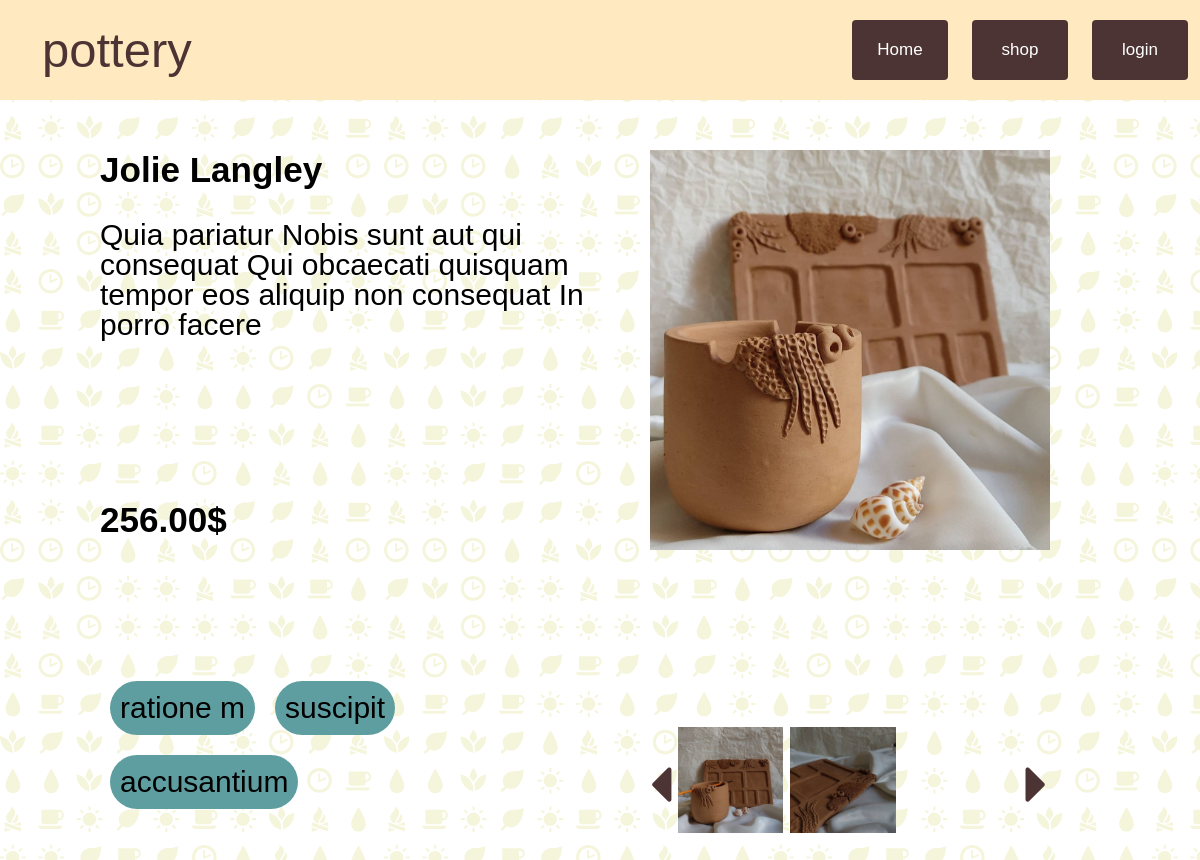
Page /shop/view_product/5 on the committed database.
### shop/models.py (models this page shows)
class Products(models.Model):
    product_id = models.AutoField(primary_key=True)
    name = models.CharField(max_length=35, null=False, unique=True)
    description = models.CharField(max_length=255)
    price = models.DecimalField(max_digits=10, decimal_places=2, default=0.)
    main_image = models.FileField(upload_to='shop/images')
    created_on = models.DateTimeField(blank=True, default=datetime.now)
    class Meta:
        db_table = 'Products'

class ProductsCategory(models.Model):
    productscategory_id = models.AutoField(primary_key=True)
    category = models.ForeignKey(to=Category, on_delete=models.CASCADE)
    product = models.ForeignKey(to=Products, on_delete=models.CASCADE)
    created_on = models.DateTimeField(blank=True, default=datetime.now)
    class Meta:
        db_table = 'ProductsCategory'

class Category(models.Model):
    category_id = models.AutoField(primary_key=True)
    category = models.CharField(max_length=20, null=True, blank=True)
    created_on = models.DateTimeField(blank=True, default=datetime.now)
    class Meta:
        db_table = 'Category'

class Pictures(models.Model):
    picture_id = models.AutoField(primary_key=True)
    image = models.FileField(upload_to='shop/images')
    product = models.ForeignKey(to=Products, on_delete=models.CASCADE)
    created_on = models.DateTimeField(blank=True, default=datetime.now)
    class Meta:
        db_table = 'Pictures'

### shop/views.py (the view)
# urls.py: path('view_product/<int:product_id>', view_product, name='view_product')
def view_product(request, product_id):
    product = Products.objects.get(product_id=product_id)
    try:
        if request.user.is_authenticated:
            users_orders_num = UserProduct_Cart.objects.get(product=product, user=request.user, stat="in_cart")
        else:
            users_orders_num = 0
    except UserProduct_Cart.DoesNotExist:
        users_orders_num = 0
    images = Pictures.objects.filter(product=product)
    category = ProductsCategory.objects.filter(product=product)
    num_of_all_orders = 0
    if request.user.is_authenticated:
        users_orders = UserProduct_Cart.objects.filter(user=request.user, stat="in_cart")
        num_of_all_orders = len(users_orders)
    data = {
        'product': product,
        'category': category,
        'images': images,
        "users_orders_num": users_orders_num,
        "num_of_all_orders": num_of_all_orders,
    }
    return render(request, 'view_product.html', data)

### templates/view_product.html (shortened to what this page needs)
{% extends 'base.html' %}
{% load static %}
{% block head_css %}
<link rel="stylesheet" type="text/css" href="{%  static  '/css/base.css'  %}" />
<link rel="stylesheet" type="text/css" href="{%  static  '/css/view_product.css'  %}" />
{% endblock %}
{% block content %}
<body style="background-image: url({% static 'images/Icon_grid.svg' %});">
    <div class="wrap">
        <div class="left">
            <h3 class="name">{{ product.name|safe }}</h3>
            <div class="description">
                {{ product.description|safe }}
            </div>
            <h3 class="price">{{ product.price|safe }}$</h3>
            <div class="categorys">
                {% for category in category %}
                    <div class="category">
                        <span id="{{ category.category.category_id }}" class="search_link">{{ category.category.category|safe }}</span>
                    </div>
                {% endfor %}
            </div>
        </div>
        <div class="right">
            <img  class="main_image" src="{{ MEDIA_URL }}{{ product.main_image|safe }}" alt="{{ product.main_image|safe }}" id="main_img">
            <div class="slider">
                <i class="fa fa-caret-left fa-2x arrow" aria-hidden="true" id="leftarrow"></i>
                <div class="sliders_images" id="sliders_images">
                    {% for image in images %}
                            <img class="extra_image" src="{{ MEDIA_URL }}{{ image.image|safe }}" alt="{{ image.image|safe }}">
                    {% endfor %}
                </div>
                <i class="fa fa-caret-right fa-2x arrow" aria-hidden="true" id="rightarrow"></i>
            </div>
        </div>
    </div>
{% endblock %}

### static/css/base.css (style rules this page uses)
* { font-family: "Avant Garde", Avantgarde, "Century Gothic", CenturyGothic, "AppleGothic", sans-serif; }
body { margin: 0px; background-size: 100%; position: relative; }
html { scroll-behavior: smooth; }

### static/css/view_product.css (style rules this page uses)
body { font-size: 30px; }
.wrap { display: grid; grid-template-columns: 1fr 1fr; margin: 50px 100px; }
.left { display: grid; grid-template-rows: 10% 40% 10% 10% 30%; height: 700px; }
.name { grid-row: 1/ span 1; margin: 0; }
.description { grid-row: 2/ span 1; overflow: hidden; line-height: 100%; text-overflow: ellipsis; display: -webkit-box !important; -webkit-line-clamp: 8; -webkit-box-orient: vertical; white-space: normal; }
.price { grid-row: 3/ span 1; margin: 0; }
.categorys { grid-row: 5 / span 1; display: flex; flex-wrap: wrap; align-content: center; }
.category { width: fit-content; height: fit-content; padding: 10px; border: none; border-radius: 100px; margin: 10px; background-color: #5f9ea0; }
.right { width: 100%; display: grid; grid-template-rows: 80% 20%; height: 700px; }
.main_image { grid-row: 1 / span 1; width: 80%; justify-self: center; }
.extra_image { width: 30%; height: 30%; margin: 0 1%; }
.slider { width: 100%; height: 100%; display: flex; align-items: center; justify-self: center; box-sizing: border-box; padding: 0 10%; }
.sliders_images { width: 90%; display: flex; flex-wrap: nowrap; overflow-x: hidden; scroll-behavior: smooth; }
.arrow { height: 50px; width: 25px; color: #4D3434; cursor: pointer; }

### rows in the picture
Products: name "Jolie Langley", description "Quia pariatur Nobis sunt aut qui consequat Qui obcaecati quisquam tempor eos aliquip non consequat In porro facere", price "256.00", main_image (picture)
ProductsCategory: category.category "ratione m"
ProductsCategory: category.category "suscipit"
ProductsCategory: category.category "accusantium"
Pictures: image (picture)
Pictures: image (picture)
